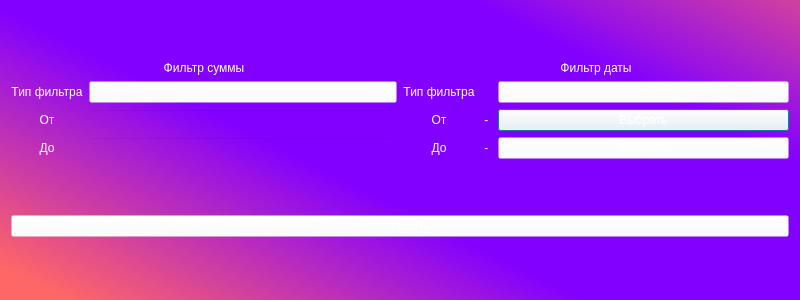
<?xml version="1.0" encoding="UTF-8"?>
<ui version="4.0">
 <class>Dialog</class>
 <widget class="QDialog" name="Dialog">
  <property name="geometry">
   <rect>
    <x>0</x>
    <y>0</y>
    <width>800</width>
    <height>300</height>
   </rect>
  </property>
  <property name="windowTitle">
   <string>Настройка фильтра</string>
  </property>
  <property name="styleSheet">
   <string notr="true">QWidget {
	color: white;
	background-color: qlineargradient(spread:reflect, x1:0.647, y1:0.483864, x2:0, y2:0.972, stop:0.298507 rgba(130, 0, 255, 255), stop:0.935323 rgba(255, 102, 102, 255));
	font: 75 12pt &quot;Rubik&quot;;
}

QLabel {
	background-color: rgba(255, 255, 255, 0);
}

QComboBox {
	background-color: rgba(255, 255, 255, 0);
}


QLineEdit {
	background-color: rgba(255, 255, 255, 0);
}

QPushButton {
	background-color: rgba(255, 255, 255, 0);
}

QPushButton:pressed {	
	color: black;
	background-color: #666;
}

QPushButton:hover {
	background-color: #aaa;
}

QListView {
	background-color: rgba(255, 255, 255, 30); 
	border: 1px solid rgba(255,255,255,40);
	border-bottom-right-radius: 7px; 
	border-bottom-left-radius: 7px; 
	color: white;
}

QTableView {
	background-color: rgba(255, 255, 255, 30); 
	border: 1px solid rgba(255,255,255,40);
	border-bottom-right-radius: 7px; 
	border-bottom-left-radius: 7px; 
	color: white;
}

QHeaderView::section {
	background-color: rgb(53, 53, 53);
	color: white;
	height: 50px;
	font-size: 16pt;
}

QTableView::item {
    border-style: none;
    border-bottom: 1px solid rgba(255,255,255,50);
    padding-left: auto;
    padding-right: auto;
}

QTableView::item:selected{
	border: none;
	color: rgb(255, 255, 255);
    background-color: rgba(255, 255, 255, 50);
}</string>
  </property>
  <layout class="QVBoxLayout" name="verticalLayout_3">
   <item>
    <layout class="QHBoxLayout" name="horizontalLayout_2">
     <item>
      <layout class="QVBoxLayout" name="verticalLayout_2">
       <item>
        <widget class="QLabel" name="lbl_6">
         <property name="sizePolicy">
          <sizepolicy hsizetype="Preferred" vsizetype="Maximum">
           <horstretch>0</horstretch>
           <verstretch>0</verstretch>
          </sizepolicy>
         </property>
         <property name="text">
          <string>Фильтр суммы</string>
         </property>
         <property name="alignment">
          <set>Qt::AlignCenter</set>
         </property>
        </widget>
       </item>
       <item>
        <layout class="QGridLayout" name="gridLayout">
         <item row="0" column="1">
          <widget class="QComboBox" name="sum_filter_box">
           <property name="sizePolicy">
            <sizepolicy hsizetype="Preferred" vsizetype="Maximum">
             <horstretch>0</horstretch>
             <verstretch>0</verstretch>
            </sizepolicy>
           </property>
          </widget>
         </item>
         <item row="0" column="0">
          <widget class="QLabel" name="lbl_3">
           <property name="text">
            <string>Тип фильтра</string>
           </property>
           <property name="alignment">
            <set>Qt::AlignCenter</set>
           </property>
          </widget>
         </item>
         <item row="2" column="0">
          <widget class="QLabel" name="lbl_4">
           <property name="text">
            <string>До</string>
           </property>
           <property name="alignment">
            <set>Qt::AlignCenter</set>
           </property>
          </widget>
         </item>
         <item row="1" column="0">
          <widget class="QLabel" name="lbl_5">
           <property name="text">
            <string>От</string>
           </property>
           <property name="alignment">
            <set>Qt::AlignCenter</set>
           </property>
          </widget>
         </item>
         <item row="1" column="1">
          <widget class="QLineEdit" name="from_le"/>
         </item>
         <item row="2" column="1">
          <widget class="QLineEdit" name="to_le"/>
         </item>
        </layout>
       </item>
      </layout>
     </item>
     <item>
      <layout class="QVBoxLayout" name="verticalLayout">
       <item>
        <widget class="QLabel" name="lbl_10">
         <property name="sizePolicy">
          <sizepolicy hsizetype="Preferred" vsizetype="Maximum">
           <horstretch>0</horstretch>
           <verstretch>0</verstretch>
          </sizepolicy>
         </property>
         <property name="text">
          <string>Фильтр даты</string>
         </property>
         <property name="alignment">
          <set>Qt::AlignCenter</set>
         </property>
        </widget>
       </item>
       <item>
        <layout class="QGridLayout" name="gridLayout_3">
         <item row="0" column="2">
          <widget class="QComboBox" name="time_filtr_box">
           <property name="sizePolicy">
            <sizepolicy hsizetype="Preferred" vsizetype="Maximum">
             <horstretch>0</horstretch>
             <verstretch>0</verstretch>
            </sizepolicy>
           </property>
          </widget>
         </item>
         <item row="2" column="0">
          <widget class="QLabel" name="lbl_8">
           <property name="text">
            <string>До</string>
           </property>
           <property name="alignment">
            <set>Qt::AlignCenter</set>
           </property>
          </widget>
         </item>
         <item row="1" column="0">
          <widget class="QLabel" name="lbl_9">
           <property name="text">
            <string>От</string>
           </property>
           <property name="alignment">
            <set>Qt::AlignCenter</set>
           </property>
          </widget>
         </item>
         <item row="1" column="2">
          <widget class="QPushButton" name="date_from_btn">
           <property name="sizePolicy">
            <sizepolicy hsizetype="MinimumExpanding" vsizetype="Fixed">
             <horstretch>0</horstretch>
             <verstretch>0</verstretch>
            </sizepolicy>
           </property>
           <property name="text">
            <string>Выбрать</string>
           </property>
          </widget>
         </item>
         <item row="0" column="0">
          <widget class="QLabel" name="lbl_7">
           <property name="text">
            <string>Тип фильтра</string>
           </property>
           <property name="alignment">
            <set>Qt::AlignCenter</set>
           </property>
          </widget>
         </item>
         <item row="2" column="2">
          <widget class="QPushButton" name="dete_to_btn">
           <property name="text">
            <string>Выбрать</string>
           </property>
          </widget>
         </item>
         <item row="1" column="1">
          <widget class="QLabel" name="from_lbl">
           <property name="text">
            <string> - </string>
           </property>
          </widget>
         </item>
         <item row="2" column="1">
          <widget class="QLabel" name="to_lbl">
           <property name="text">
            <string> - </string>
           </property>
          </widget>
         </item>
        </layout>
       </item>
      </layout>
     </item>
    </layout>
   </item>
   <item>
    <widget class="QPushButton" name="save_btn">
     <property name="text">
      <string>Сохранить</string>
     </property>
    </widget>
   </item>
  </layout>
 </widget>
 <resources/>
 <connections/>
</ui>
